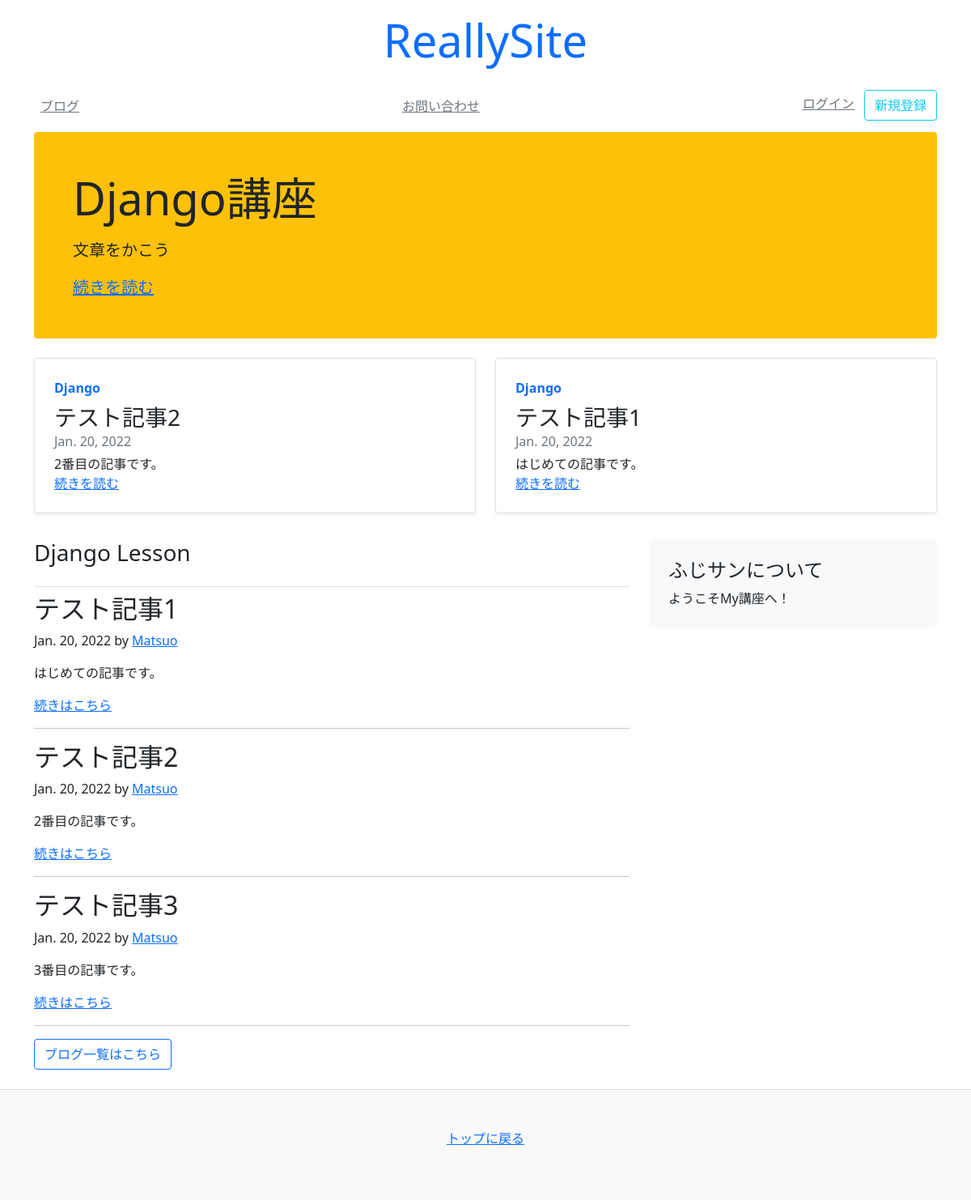
The page / on the database its author committed.
### blog/models.py (models this page shows)
class Article(models.Model):
    title = models.CharField(default='', max_length=30)
    text = models.TextField(default='')
    author = models.CharField(default='', max_length=30)
    created_at = models.DateField(auto_now_add=True)
    updated_at = models.DateField(auto_now=True)
    count = models.IntegerField(default=0)
    tags = models.ManyToManyField(Tag, blank=True)

### mysite/views.py (the view)
# urls.py: path('', views.index),
def index(request):
    ranks = Article.objects.order_by('-count')[:2] # -をつけることで降順
    objs = Article.objects.all()[:3]  # 全ての記事を取得
    context = {
        'title': 'Really Site',
        'articles': objs,
        'ranks' : ranks,
    }
    return render(request, 'mysite/index.html', context)

### templates/mysite/index.html (shortened to what this page needs)
<!DOCTYPE html>
<html lang="en">
<head>
</head>
<body>
{% extends 'mysite/base.html' %}
{% block content %}
<div class="container">
    <div class="p-4 p-md-5 mb-4 rounded bg-warning">
        <div class="col-md-6 px-0">
            <h1 class="display-4 font-italic">Django講座</h1>
            <p class="lead my-3">文章をかこう</p>
            <p class="lead mb-0">
                <a href="#" class="font-weight-bold">続きを読む</a>
            </p>
        </div>
    </div>
    <div class="row mb-2">
        {% for obj in ranks %}
        <div class="col-md-6">
            <div class="row g-0 border rounded overflow-hidden flex-md-row
            mb-4 shadow-sm h-md-250 position-relative">
                <div class="col p-4 d-flex flex-column position-static">
                    <strong class="d-inline-block mb-2 text-primary">Django</strong>
                    <h3 class="mb-0">{{ obj.title }}</h3>
                    <div class="mb-1 text-muted">{{ obj.created_at }}</div>
                    <p class="card-text mb-auto">{{ obj.text }}</p>
                    <a href="/blog/{{ obj.id }}" class="stretched-link">続きを読む</a>
                </div>
            </div>
        </div>
        {% endfor %}
    </div>
</div>
<main class="container">
    <div class="row">
        <div class="col-md-8">
            <h3 class="pb-4 font-italic border-bottom">
                Django Lesson
            </h3>
            {% for obj in articles %}
            <div class="blog-post">
                <h2 class="blog-post-title">{{ obj.title }}</h2>
                <p class="blog-post-meta">{{ obj.created_at }} by
                    <a href="#">{{ obj.author }}</a>
                <p> {{ obj.text }}</p>
                <a href="/blog/{{ obj.id }}" class="">続きはこちら</a>
            </div>
            <hr>
            {% endfor %}
            <nav class="blog-pagination">
                <a class="btn btn-outline-primary" href="/blog/">ブログ一覧はこちら</a>
            </nav>
        </div>
        {% include 'mysite/snippets/sidebar.html' %}
    </div>
</main>
{% endblock %}

### rows shown on the page
Article: title "テスト記事2", created_at "Jan. 20, 2022", text "2番目の記事です。", author "Matsuo"
Article: title "テスト記事1", created_at "Jan. 20, 2022", text "はじめての記事です。", author "Matsuo"
Article: title "テスト記事3", created_at "Jan. 20, 2022", author "Matsuo", text "3番目の記事です。"
